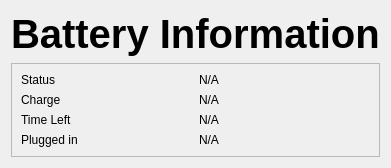
            <widget class="QWidget" name="battery">
             <layout class="QGridLayout" name="gridLayout_6">
              <item row="0" column="0">
               <widget class="QLabel" name="label_21">
                <property name="font">
                 <font>
                  <pointsize>30</pointsize>
                  <weight>75</weight>
                  <bold>true</bold>
                 </font>
                </property>
                <property name="text">
                 <string>Battery Information</string>
                </property>
               </widget>
              </item>
              <item row="1" column="0">
               <widget class="QFrame" name="batery_frame">
                <property name="frameShape">
                 <enum>QFrame::StyledPanel</enum>
                </property>
                <property name="frameShadow">
                 <enum>QFrame::Raised</enum>
                </property>
                <layout class="QGridLayout" name="gridLayout_5">
                 <item row="0" column="1">
                  <widget class="QLabel" name="label_26">
                   <property name="text">
                    <string>N/A</string>
                   </property>
                  </widget>
                 </item>
                 <item row="3" column="0">
                  <widget class="QLabel" name="label_25">
                   <property name="text">
                    <string>Plugged in</string>
                   </property>
                  </widget>
                 </item>
                 <item row="3" column="1">
                  <widget class="QLabel" name="label_29">
                   <property name="text">
                    <string>N/A</string>
                   </property>
                  </widget>
                 </item>
                 <item row="1" column="1">
                  <widget class="QLabel" name="label_27">
                   <property name="text">
                    <string>N/A</string>
                   </property>
                  </widget>
                 </item>
                 <item row="2" column="0">
                  <widget class="QLabel" name="label_24">
                   <property name="text">
                    <string>Time Left</string>
                   </property>
                  </widget>
                 </item>
                 <item row="0" column="0">
                  <widget class="QLabel" name="label_22">
                   <property name="text">
                    <string>Status</string>
                   </property>
                  </widget>
                 </item>
                 <item row="1" column="0">
                  <widget class="QLabel" name="label_23">
                   <property name="text">
                    <string>Charge</string>
                   </property>
                  </widget>
                 </item>
                 <item row="2" column="1">
                  <widget class="QLabel" name="label_28">
                   <property name="text">
                    <string>N/A</string>
                   </property>
                  </widget>
                 </item>
                </layout>
               </widget>
              </item>
             </layout>
            </widget>
